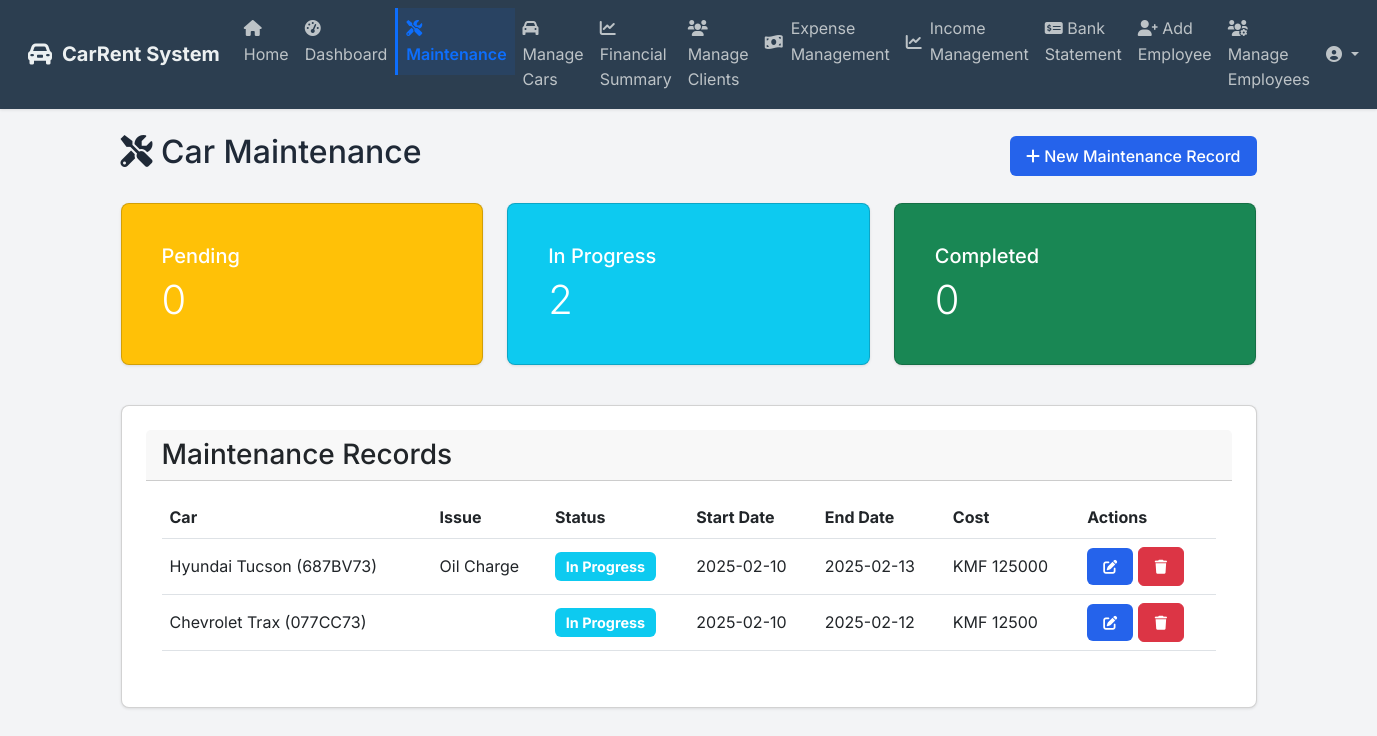
Before: /maintenance (signed in) with the older database file.
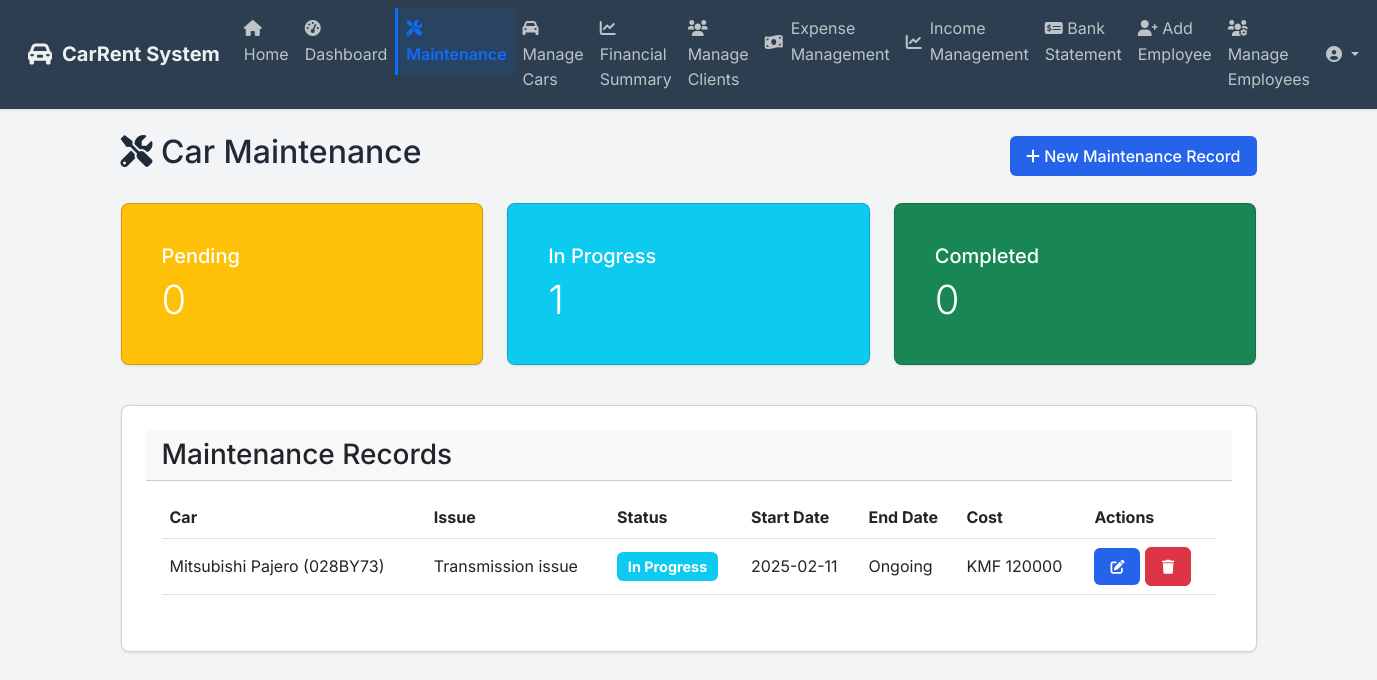
After: the same page with the newer database file.
### app/models.py (models this page shows)
class Maintenance(db.Model):
    id = db.Column(db.Integer, primary_key=True)
    car_id = db.Column(db.Integer, db.ForeignKey('car.id'), nullable=False)
    employee_id = db.Column(db.Integer, db.ForeignKey('user.id'), nullable=False)
    issue_description = db.Column(db.Text, nullable=False)
    status = db.Column(db.String(20), default='pending')  # pending, in_progress, completed
    cost = db.Column(db.Float, nullable=True)
    start_date = db.Column(db.DateTime, nullable=False, default=datetime.utcnow)
    end_date = db.Column(db.DateTime, nullable=True)
    notes = db.Column(db.Text, nullable=True)
    created_at = db.Column(db.DateTime, default=datetime.utcnow)
    updated_at = db.Column(db.DateTime, default=datetime.utcnow, onupdate=datetime.utcnow)

class Car(db.Model):
    id = db.Column(db.Integer, primary_key=True)
    model = db.Column(db.String(100), nullable=False)
    year = db.Column(db.Integer, nullable=False)
    license_plate = db.Column(db.String(20), unique=True, nullable=False)
    daily_rate = db.Column(db.Float, nullable=False)
    is_available = db.Column(db.Boolean, default=True)
    category = db.Column(db.String(50), nullable=False)
    description = db.Column(db.Text)
    features = db.Column(db.Text)  # Store as JSON string
    main_image = db.Column(db.String(200))  # Path to main display image
    display_order = db.Column(db.Integer, default=0)  # New field for custom ordering
    images = db.relationship('CarImage', backref='car', lazy=True, cascade='all, delete-orphan')
    bookings = db.relationship('Booking', backref='car', lazy=False)
    maintenance_records = db.relationship('Maintenance', backref='car', lazy=True, cascade='all, delete-orphan')

### app/routes.py (the view, shortened to what this page needs)
@main.route('/maintenance')
@login_required
def maintenance():
    import traceback
    import sys
    from sqlalchemy.exc import SQLAlchemyError, DatabaseError
    current_app.logger.info(
        f"Maintenance page access attempt. "
        f"User Details:\n"
        f"  ID: {current_user.id}\n"
        f"  Name: {current_user.name}\n"
        f"  Role: {current_user.role}\n"
        f"  Is Authenticated: {current_user.is_authenticated}\n"
        f"Python Version: {sys.version}\n"
        f"Current Working Directory: {os.getcwd()}"
    )
    try:
        try:
            from sqlalchemy import text
            db.session.execute(text('SELECT 1'))
            current_app.logger.info("Database connection is active and responsive.")
        except Exception as db_connection_error:
            current_app.logger.critical(
                f"Database connection error: {str(db_connection_error)}\n"
                f"Full Traceback: {traceback.format_exc()}"
            )
            flash('Database connection error. Please contact support.', 'error')
            return redirect(url_for('main.dashboard'))
        maintenance_records = []
        cars = []
        try:
            current_app.logger.info("Attempting to query maintenance records...")
            maintenance_records = Maintenance.query.order_by(Maintenance.created_at.desc()).all()
            for record in maintenance_records:
                if record.cost is None:
                    current_app.logger.warning(
                        f"Maintenance record {record.id} has a None cost value. "
                        f"Replacing with 0 to prevent rendering errors."
                    )
                    record.cost = 0
            current_app.logger.info(f"Successfully retrieved {len(maintenance_records)} maintenance records.")
        except SQLAlchemyError as maintenance_query_error:
            current_app.logger.error(
                f"Critical SQLAlchemy error querying maintenance records:\n"
                f"Error Type: {type(maintenance_query_error).__name__}\n"
                f"Error Details: {str(maintenance_query_error)}\n"
                f"Full Traceback: {traceback.format_exc()}"
            )
            try:
                db.session.rollback()
                current_app.logger.info("Database session rolled back successfully.")
            except Exception as rollback_error:
                current_app.logger.error(f"Error during rollback: {str(rollback_error)}")
        try:
            current_app.logger.info("Attempting to query cars...")
            cars = Car.query.all()
            current_app.logger.info(f"Successfully retrieved {len(cars)} cars.")
        except SQLAlchemyError as car_query_error:
            current_app.logger.error(
                f"Critical SQLAlchemy error querying cars:\n"
                f"Error Type: {type(car_query_error).__name__}\n"
                f"Error Details: {str(car_query_error)}\n"
                f"Full Traceback: {traceback.format_exc()}"
            )
        current_app.logger.info(
            f"Maintenance Page Query Results:\n"
            f"  Maintenance Records: {len(maintenance_records)}\n"
            f"  Cars: {len(cars)}\n"
            f"  User: {current_user.name} (ID: {current_user.id})\n"
            f"  Timestamp: {datetime.now()}"
        )
        return render_template('maintenance.html',
                             maintenance=maintenance_records,
                             cars=cars,
                             now=datetime.now())
    except Exception as critical_error:
        current_app.logger.critical(
            f"CRITICAL ERROR in maintenance route:\n"
            f"Error: {str(critical_error)}\n"
            f"Error Type: {type(critical_error).__name__}\n"
            f"User Details:\n"
            f"  ID: {current_user.id}\n"
            f"  Name: {current_user.name}\n"
            f"  Role: {current_user.role}\n"
            f"Python Details:\n"
            f"  Version: {sys.version}\n"
            f"  Path: {sys.path}\n"
            f"Full Traceback:\n{traceback.format_exc()}"
        )
        try:
            current_app.logger.error(f"Exception module: {critical_error.__class__.__module__}")
        except Exception as log_error:
            current_app.logger.error(f"Error during additional logging: {log_error}")
        flash(
            'A critical error occurred while accessing the maintenance page. '
            'Our team has been notified. Please try again later or contact support.',
            'error'
        )
        return redirect(url_for('main.home'))

### app/templates/maintenance.html (shortened to what this page needs)
{% extends "base.html" %}
{% block content %}
<div class="container mt-4">
    <div class="d-flex justify-content-between align-items-center mb-4">
        <h2><i class="fas fa-tools"></i> Car Maintenance</h2>
        <button class="btn btn-primary" onclick="openAddMaintenanceModal()">
            <i class="fas fa-plus"></i> New Maintenance Record
        </button>
    </div>
    <div class="row mb-4">
        <div class="col-md-4">
            <div class="card bg-warning text-white">
                <div class="card-body">
                    <h5 class="card-title">Pending</h5>
                    <p class="card-text display-4">{{ maintenance|selectattr('status', 'equalto', 'pending')|list|length }}</p>
                </div>
            </div>
        </div>
        <div class="col-md-4">
            <div class="card bg-info text-white">
                <div class="card-body">
                    <h5 class="card-title">In Progress</h5>
                    <p class="card-text display-4">{{ maintenance|selectattr('status', 'equalto', 'in_progress')|list|length }}</p>
                </div>
            </div>
        </div>
        <div class="col-md-4">
            <div class="card bg-success text-white">
                <div class="card-body">
                    <h5 class="card-title">Completed</h5>
                    <p class="card-text display-4">{{ maintenance|selectattr('status', 'equalto', 'completed')|list|length }}</p>
                </div>
            </div>
        </div>
    </div>
    <div class="card">
        <div class="card-header">
            <h3 class="mb-0">Maintenance Records</h3>
        </div>
        <div class="card-body">
            <div class="table-responsive">
                <table class="table table-hover">
                    <thead>
                        <tr>
                            <th>Car</th>
                            <th>Issue</th>
                            <th>Status</th>
                            <th>Start Date</th>
                            <th>End Date</th>
                            <th>Cost</th>
                            <th>Actions</th>
                        </tr>
                    </thead>
                    <tbody>
                        {% for record in maintenance %}
                        <tr>
                            <td>{{ record.car.model }} ({{ record.car.license_plate }})</td>
                            <td>{{ record.issue_description }}</td>
                            <td>
                                <span class="badge {% if record.status == 'pending' %}bg-warning{% elif record.status == 'in_progress' %}bg-info{% else %}bg-success{% endif %}">
                                    {{ record.status|replace('_', ' ')|title }}
                                </span>
                            </td>
                            <td>{{ record.start_date.strftime('%Y-%m-%d') }}</td>
                            <td>{{ record.end_date.strftime('%Y-%m-%d') if record.end_date else 'Ongoing' }}</td>
                            <td>KMF {{ "%.0f"|format(record.cost) }}</td>
                            <td>
                                <button class="btn btn-sm btn-primary" onclick="openEditModal('{{ record.id }}')">
                                    <i class="fas fa-edit"></i>
                                </button>
                                <button class="btn btn-sm btn-danger" onclick="openDeleteModal('{{ record.id }}')">
                                    <i class="fas fa-trash"></i>
                                </button>
                            </td>
                        </tr>
                        {% endfor %}
                    </tbody>
                </table>
            </div>
        </div>
    </div>
</div>
{% endblock %}

Changed rows visible on the page:
removed Maintenance: car.model "Hyundai Tucson", car.license_plate "687BV73", issue_description "Oil Charge", status "In Progress", start_date "2025-02-10", end_date "2025-02-13", cost "125000"
removed Maintenance: car.model "Chevrolet Trax", car.license_plate "077CC73", status "In Progress", start_date "2025-02-10", end_date "2025-02-12", cost "12500"
added Maintenance: car.model "Mitsubishi Pajero", car.license_plate "028BY73", issue_description "Transmission issue", status "In Progress", start_date "2025-02-11", end_date "Ongoing", cost "120000"
Other visible differences:
{{ maintenance|selectattr('status', 'equalto', 'in_progress')|list|length }}: "2" → "1"
